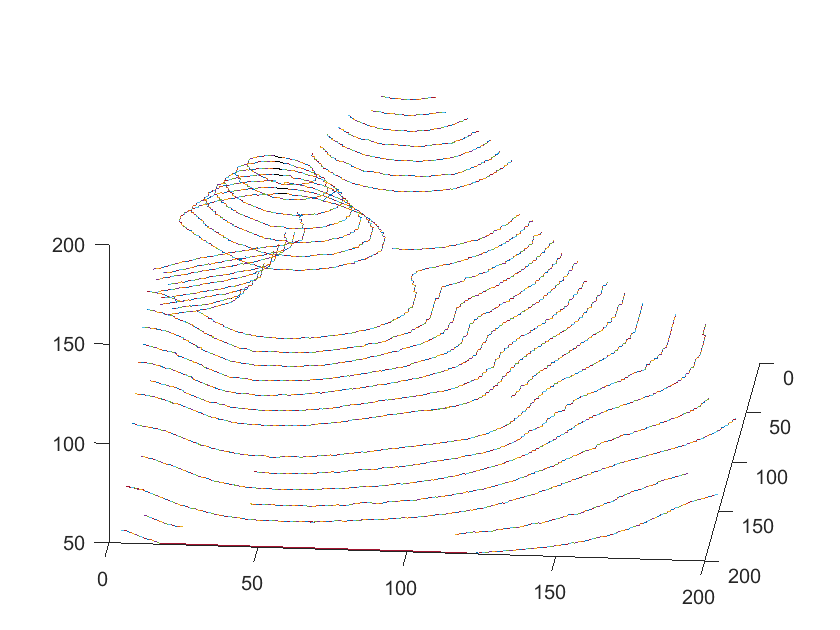
%> input picture Final Op/postprocessing/10_3d_10_interpolated.png, 840 x 630 px; its folder holds only this picture in this run
$ octave post_thickening.m   (GNU Octave 9; MATLAB toolbox functions it lacks are replaced by stand-ins)
%> lines starting %> are read from the running program, lines starting %| are printed output that depends on the picture; in (x1, y1, x2, y2) boxes, pixels count from 0 and x2, y2 are one past the last pixel; in counts of white or black regions, pixels touching at a corner belong together; the program's own positions count from 1
%FOLDER 1

myFolder = 'C:\Users\Mr. Ashis Pradhan\Documents\MATLAB\Paper\Final Op\postprocessing\';
if ~isdir(myFolder)
  errorMessage = sprintf('Error: The following folder does not exist:\n%s', myFolder);
  uiwait(warndlg(errorMessage));
  return;
end
filePattern = fullfile(myFolder, '*.png');
jpegFiles = dir(filePattern);

% [13 lines of commented-out code are left out]
for k = 1:length(jpegFiles)
  baseFileName = jpegFiles(k).name;
  fullFileName = fullfile(myFolder, baseFileName);
  fprintf(1, '\n Now reading %s', fullFileName);

  ip_image = im2bw(imread(fullFileName),0.8);
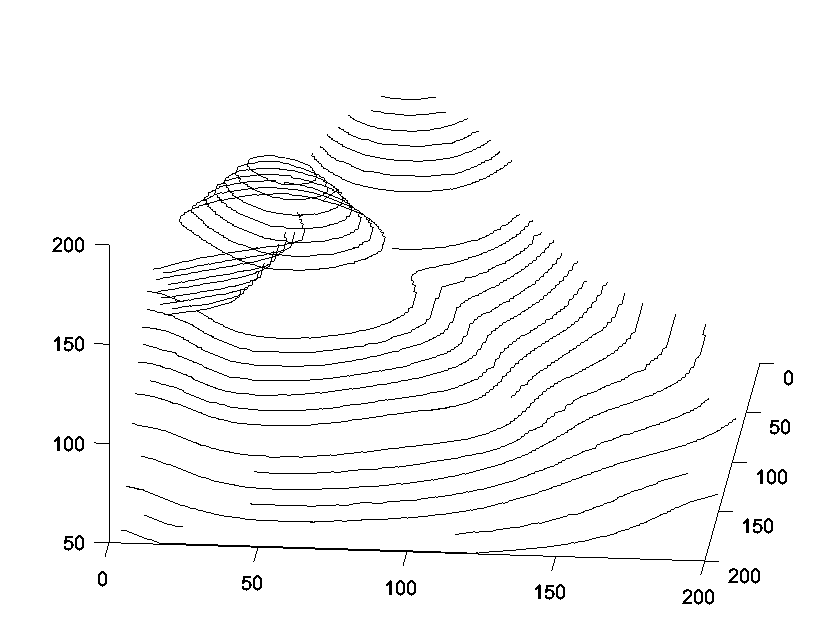
%> ip_image: size 630x840 logical; 97.1% white; black in thin lines or dots, all inside (x1, y1, x2, y2) = (52, 96, 793, 605)
  ip_image=1-ip_image;
  se = strel('square', 3) ;
  ip_image = imdilate(ip_image, se);
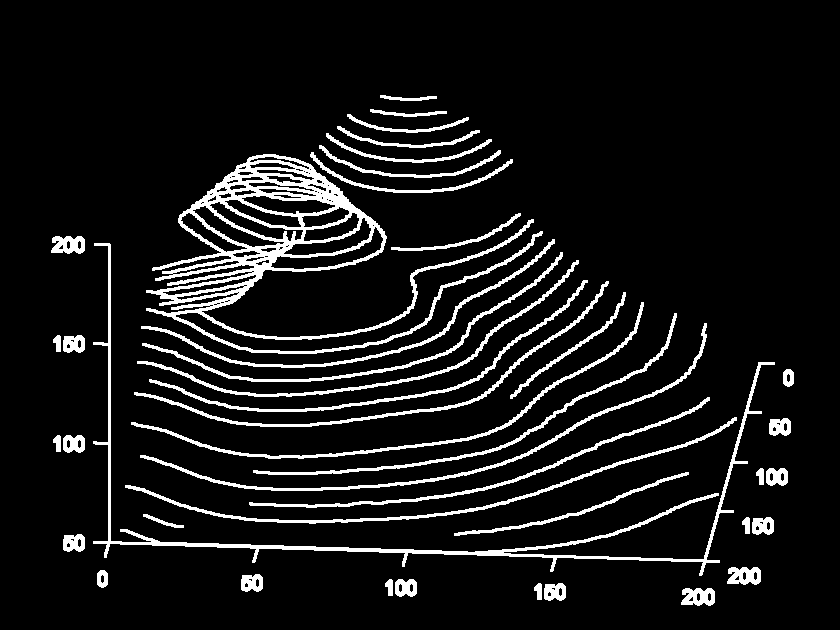
%> ip_image: size 630x840 double; values 0 (black) and 1 (white), 8.9% white; 43 white regions, largest, box (x1, y1, x2, y2) and area: (146, 154, 543, 354) 13160, (93, 243, 775, 576) 5339, (140, 323, 707, 491) 2178

  ip_image=1-ip_image;

  %FOR WRITING MANY IMAGES
 % baseFileName1 = jpegFiles1(k).name;
 % fullFileName1 = fullfile(destFolder, baseFileName1);
 % imwrite(ip_image,fullFileName1);

  figure(k), imshow(ip_image);
end
%> pass 2 of the loop `for k = 1:length(jpegFiles)`:
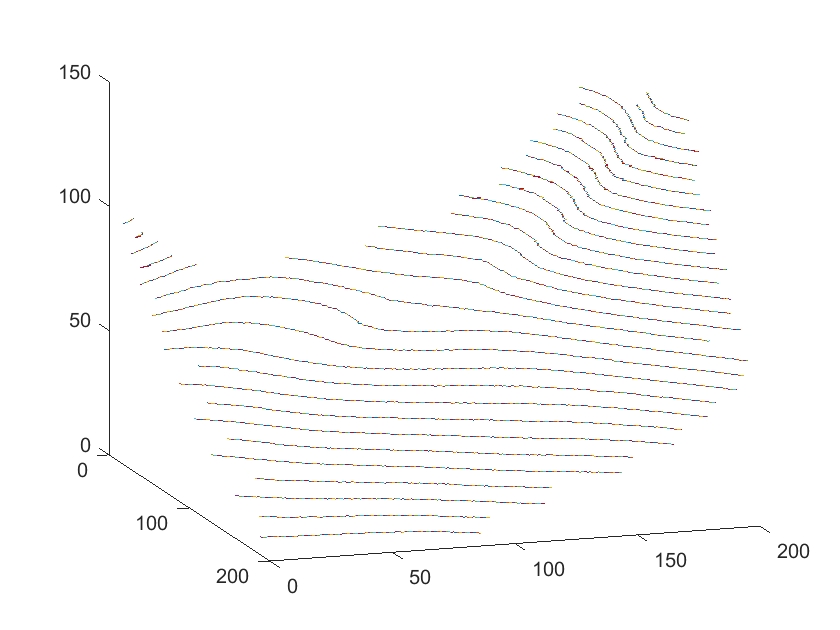
%> input picture Final Op/postprocessing/4_Interpolated_3D.png, 840 x 630 px
%> `ip_image = im2bw(imread(fullFileName),0.8);`:
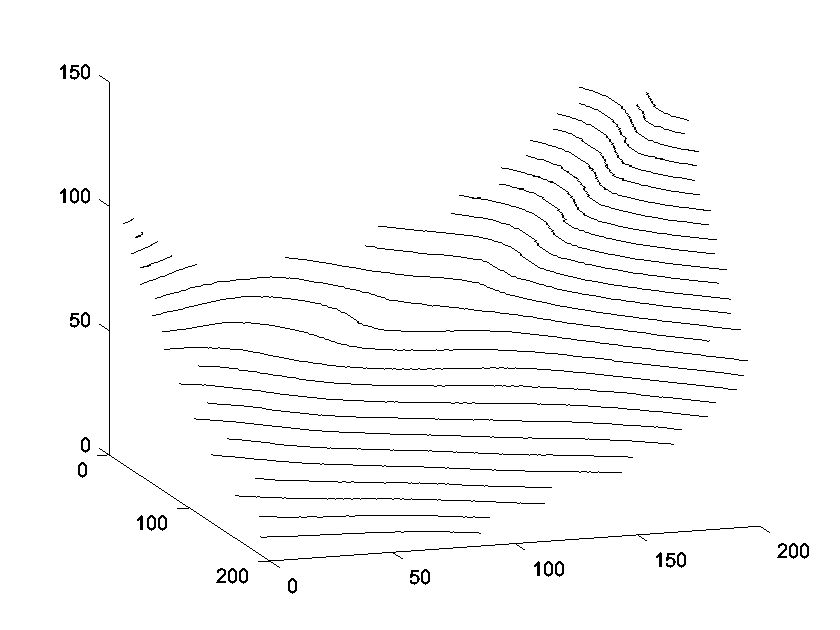
%> ip_image: size 630x840 logical; 97.6% white; black in thin lines or dots, all inside (x1, y1, x2, y2) = (60, 64, 809, 594)
%> `ip_image = imdilate(ip_image, se);`:
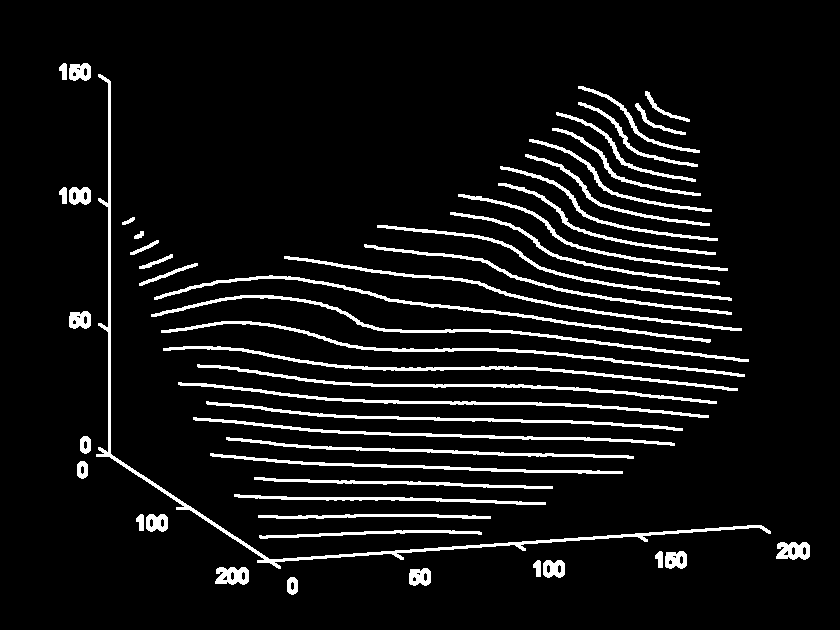
%> ip_image: size 630x840 double; values 0 (black) and 1 (white), 7.6% white; 52 white regions, largest, box (x1, y1, x2, y2) and area: (96, 74, 771, 569) 3809, (151, 295, 749, 362) 1979, (161, 321, 745, 377) 1903
%> pass 3 of the loop `for k = 1:length(jpegFiles)`:
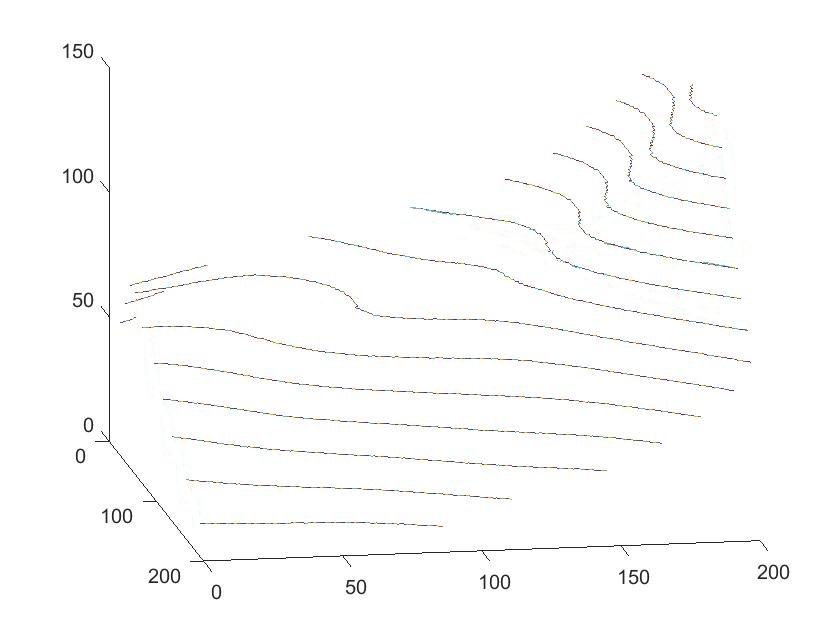
%> input picture Final Op/postprocessing/4_org_3d.png, 840 x 630 px
%> `ip_image = im2bw(imread(fullFileName),0.8);`:
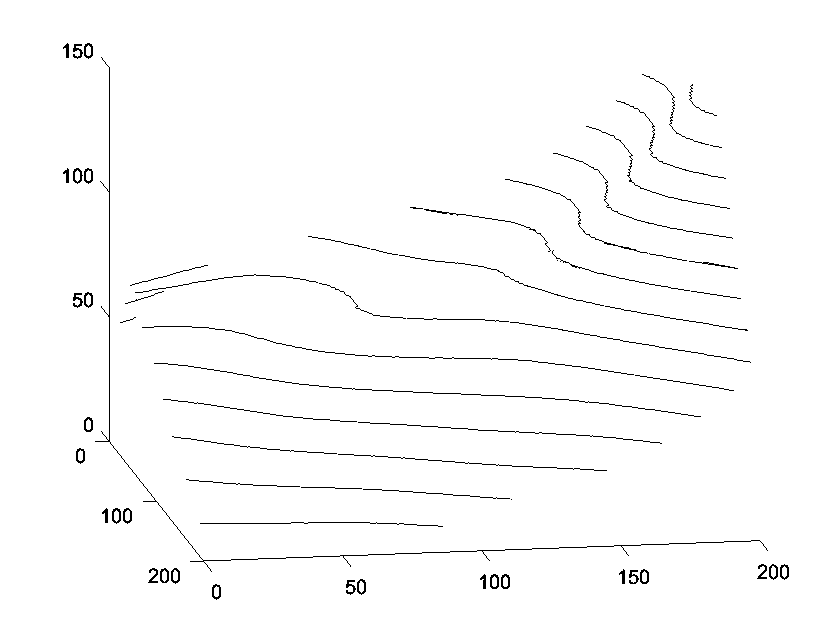
%> ip_image: size 630x840 logical; 98.4% white; black in thin lines or dots, all inside (x1, y1, x2, y2) = (63, 43, 789, 600)
%> `ip_image = imdilate(ip_image, se);`:
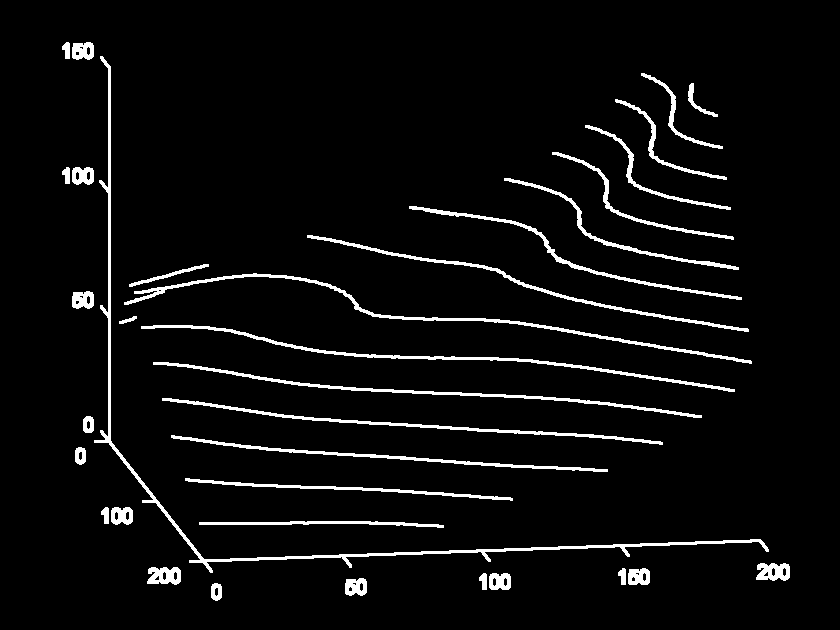
%> ip_image: size 630x840 double; values 0 (black) and 1 (white), 4.8% white; 35 white regions, largest, box (x1, y1, x2, y2) and area: (94, 56, 769, 573) 3904, (124, 273, 752, 364) 2235, (141, 325, 735, 392) 1930
